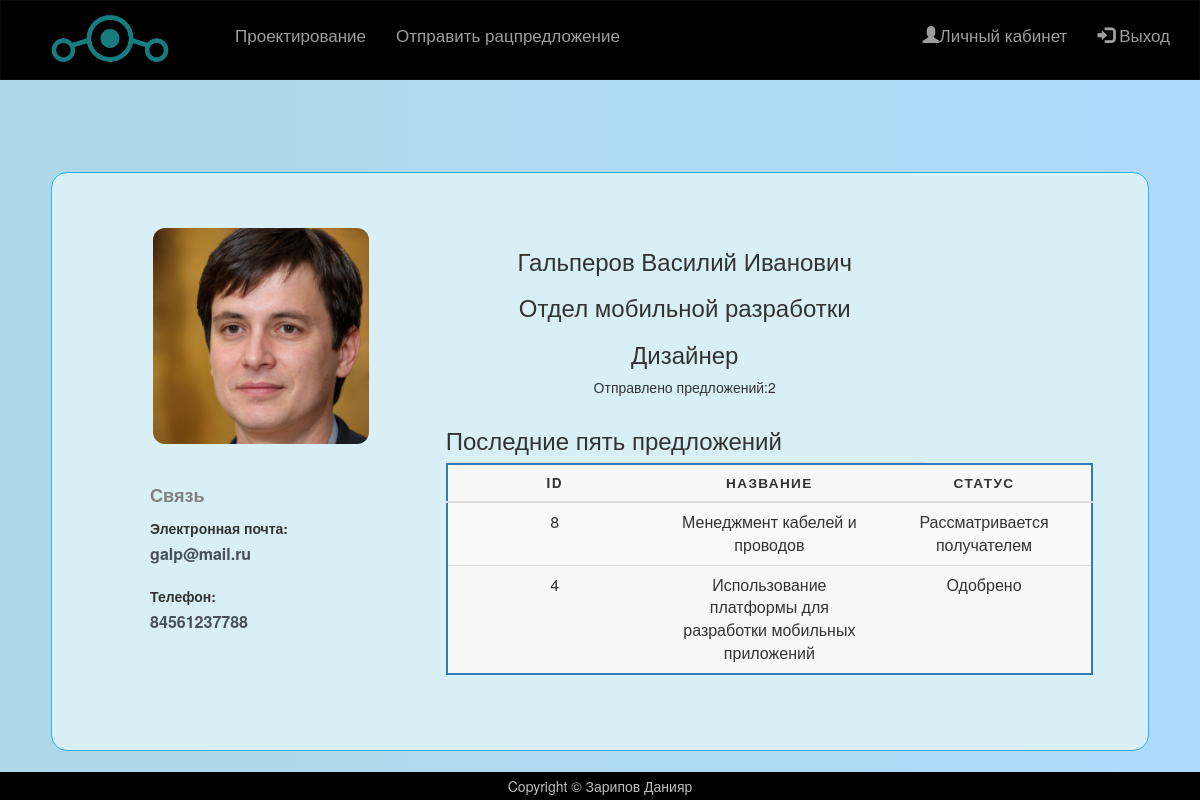
The page /person.php?us=7788 (signed in) on the database its author committed.
### tables this page shows
CREATE TABLE `organization_img` (
  `id` int(5) UNSIGNED NOT NULL,
  `file` varchar(11) NOT NULL,
  `extension` varchar(11) NOT NULL
);

CREATE TABLE `organization` (
  `id` int(5) NOT NULL,
  `name` varchar(100) NOT NULL,
  `description` text NOT NULL
);

CREATE TABLE `profile_img` (
  `id` int(5) UNSIGNED NOT NULL,
  `id_user` int(5) UNSIGNED NOT NULL,
  `id_status` int(5) UNSIGNED NOT NULL DEFAULT 7,
  `extension` varchar(5) NOT NULL DEFAULT 'jpg'
);

CREATE TABLE `user` (
  `id` int(5) UNSIGNED NOT NULL,
  `name` varchar(56) NOT NULL,
  `family` varchar(56) NOT NULL,
  `father` varchar(56) NOT NULL,
  `department` int(5) UNSIGNED NOT NULL,
  `id_pos` int(5) UNSIGNED NOT NULL,
  `mail` varchar(100) NOT NULL,
  `phone` varchar(15) NOT NULL,
  `password` text NOT NULL,
  `role` int(5) UNSIGNED NOT NULL DEFAULT 3
);

CREATE TABLE `departments` (
  `id` int(5) UNSIGNED NOT NULL,
  `name` varchar(56) NOT NULL,
  `description` text NOT NULL
);

CREATE TABLE `positions` (
  `id` int(5) UNSIGNED NOT NULL,
  `name` varchar(100) NOT NULL
);

CREATE TABLE `ideas` (
  `id` int(5) UNSIGNED NOT NULL,
  `name` text NOT NULL,
  `sphere` int(5) UNSIGNED NOT NULL,
  `problem` text NOT NULL,
  `description` text NOT NULL,
  `reciever` int(5) UNSIGNED NOT NULL,
  `sender` int(5) UNSIGNED NOT NULL,
  `date` datetime NOT NULL,
  `status` int(5) UNSIGNED NOT NULL DEFAULT 1,
  `changeble` int(5) UNSIGNED NOT NULL,
  `benefit` text NOT NULL
);

CREATE TABLE `status` (
  `id` int(5) UNSIGNED NOT NULL,
  `name` varchar(56) NOT NULL
);

### includes/logo.php (called while the page is built)
<?php
require('php/db.php');
$logo = mysqli_fetch_assoc(mysqli_query($connection, "SELECT * FROM organization_img"));
$name = mysqli_fetch_assoc(mysqli_query($connection, "SELECT * FROM organization"));

### person.php (the view, shortened to what this page needs)
<?php include('includes/session.php');
if (isset($_GET['us'])) {
  $gett = $_GET['us'];
  $who = "user";
  $whoI = "sender";
  $resultImg = mysqli_query($connection, "SELECT * FROM profile_img WHERE id_user = '{$_GET['us']}' ");
} elseif ($_GET['ch']) {
  $gett = $_GET['ch'];
  $who = "chiefs";
  $whoI = "reciever";
  $resultImg = mysqli_query($connection, "SELECT * FROM profile_img WHERE id_chief = '{$_GET['ch']}' ");
}
$rats = mysqli_query($connection, "SELECT
   ideas.id as 'iId', ideas.name as 'iName', date, status,
   status.name as 'sName'
   FROM ideas
   LEFT JOIN status on ideas.status = status.id
   WHERE {$whoI} = {$gett}
   ORDER BY ideas.id DESC
   LIMIT 5");
$inf = mysqli_query($connection, "SELECT
  {$who}.name as 'name', {$who}.family as 'family', {$who}.father as 'father',
  {$who}.phone as 'phone', {$who}.mail as 'mail', {$who}.role as 'role',
  departments.name as 'dName', positions.name as 'pName'
  FROM {$who}
  LEFT JOIN departments on {$who}.department = departments.id
  LEFT JOIN positions on {$who}.id_pos = positions.id
  WHERE {$who}.id = {$gett}");
$ratsCount = mysqli_num_rows($rats);
$infs = mysqli_fetch_assoc($inf);
?>
<div class="container profile">
  <form action="persarea.php" method="post" enctype="multipart/form-data">
    <div class="row">
      <div class="col-md-4">
        <div class="profileImg">
          <?php
            while ($rowImg = mysqli_fetch_assoc($resultImg)) {
              $ext = $rowImg['extension'];
              if ($rowImg['id_status'] == 8) {
                echo "<img id='profilePic'src='img/uploads/profile/".$infs['phone'].".".$ext."'>";
              } else {
                echo "<img id='profilePic' src='img/uploads/profile/profiledef.jpg'>";
              }
            }
          ?>
        </div>
      </div>
      <div class="col-md-6">
        <div class="profileHead text-center">
          <h3><?php echo $infs['family'].' '.$infs['name'].' '.$infs['father'] ?></h3>
          <h3><?php echo $infs['dName'] ?></h3>
          <h3><?php echo $infs['pName'] ?></h3>
          <?php if ($infs['role'] == 3){
            echo "<p >Отправлено предложений:$ratsCount </p>";
          } ?>
            <?php if ($infs['role'] == 3){
              echo "<ul class='nav nav-tabs' role='tablist'>
                <li class='nav-item'>
                  <h3>Последние пять предложений</h3>
                </li>
              </ul>";
            } ?>
        </div>
      </div>
    </div>
    <div class="row">
      <div class="col-md-4 hidden-xs">
        <div class="profileSocials">
          <p>Связь</p>
          <label>Электронная почта:</label>
          <a href="<?php echo $infs['mail'] ?>"><?php echo $infs['mail'] ?></a><br><br>
          <label>Телефон:</label><br>
          <a href="<?php echo $infs['phone'] ?>"><?php echo $infs['phone'] ?></a>
        </div>
      </div>
      <div class='col-md-8 tables'>
      <?php if ($infs['role'] == 3){ echo
      "<table class='table table-striped' style='border: 2px solid #337ab7'>
            <thead>
              <tr>
                <th scope='col'>ID</th>
                <th scope='col'>Название</th>
                <th scope='col'>Статус</th>
              </tr>
            </thead>
            <tbody>";
              while ($res = mysqli_fetch_assoc($rats)) {
                echo "
                <tr>
                  <td data-label='ID'>{$res['iId']}</td>
                  <td data-label='Название'>{$res['iName']}</td>
                  <td data-label='Статус'>{$res['sName']}</td>
                </tr>";
              }
            echo
            "</tbody>
          </table>";
      } ?>
    </div>
    </div>
  </form>
</div>
<?php include('includes/footer.php') ?>

### includes/header1.php
<?php require ('includes/logo.php') ?>
<nav class="navbar navbar-inverse">
  <div class="container">
    <div class="navbar-header col-md-2">
         <span class="navbar-brand">
           <img src="img/uploads/<?php echo $logo['file'].'.'.$logo['extension'] ?>" alt="" id="logo">
         </span>
    </div>
    <ul class="nav navbar-nav">
      <li><a href="index.php"><?php echo $name['name'] ?></a></li>
      <li><a href="rationals.php">Отправить рацпредложение</a></li>
    </ul>
    <ul class="nav navbar-nav navbar-right">
      <li><a href="persarea.php"><span class="glyphicon glyphicon-user"></span>Личный кабинет</a></li>
      <li><a href="php/logout.php"><span class="glyphicon glyphicon-log-in"></span> Выход</a></li>
    </ul>
  </div>
</nav>

### css/style.css (style rules this page uses)
.navbar { min-height: 80px; border-radius: 0; font-size: 17px; text-align: center; background-color: #000; }
.navbar li { margin-top: 9px; }
#logo { max-height: 65px; margin-top: -10px; }
html, body { height: 100%; }
table { border-right: 2px solid #337ab7; border-left: 2px solid #337ab7; border-collapse: collapse; margin: 0; padding: 0; width: 100%; table-layout: fixed; }
table tr { background-color: #f8f8f8; border: 1px solid #ddd; padding: .35em; }
table th, table td { padding: .625em; text-align: center; }
table th { font-size: .85em; letter-spacing: .1em; text-transform: uppercase; }
body { background: #90C5FD; background: linear-gradient(to right, #add8e6, #afdafc); }
.profile { padding: 3%; margin-top: 3%; margin-bottom: 3%; }
.profile form { border-radius: 16px; padding: 5%; background: #d7eff5; border: 1.8px solid #33AEFF; }
.profileImg { text-align: center; }
.profileImg img { width: 70%; border-radius: 12px; }
.profileSocials { padding: 14%; margin-top: -15%; }
.profileSocials p { font-size: 18px; color: #818182; font-weight: 600; margin-top: 10%; }
.profileSocials a { text-decoration: none; color: #495057; font-weight: 600; font-size: 16px; }

### rows shown on the page
organization_img: file (picture)
organization: name "Проектирование"
profile_img: id_user.phone (picture)
user: family "Гальперов", name "Василий", father "Иванович", department.name "Отдел мобильной разработки", positions.name "Дизайнер", mail "galp@mail.ru", phone "84561237788"
ideas: id "8", name "Менеджмент кабелей и проводов", status.name "Рассматривается получателем"
ideas: id "4", name "Использование платформы для разработки мобильных приложений", status.name "Одобрено"

### other values the page prints
$ratsCount "2"
